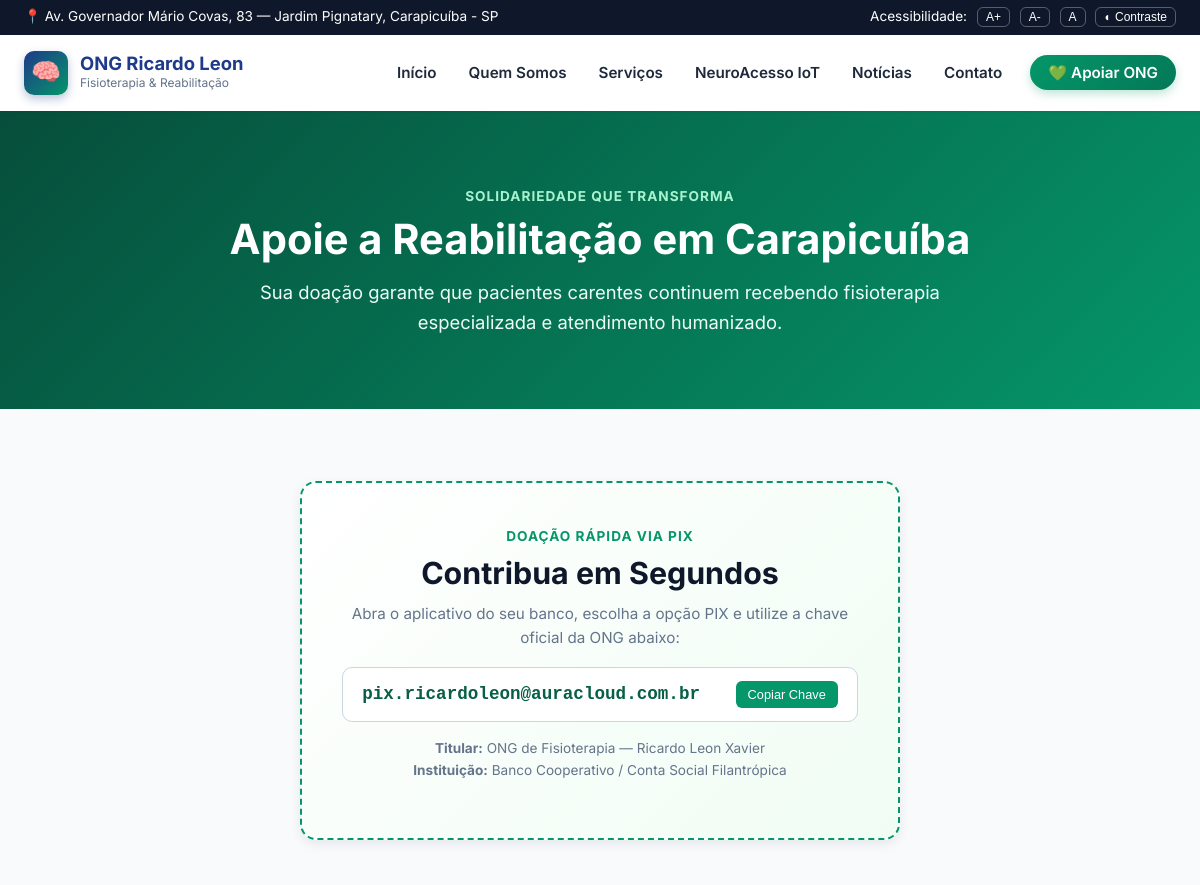
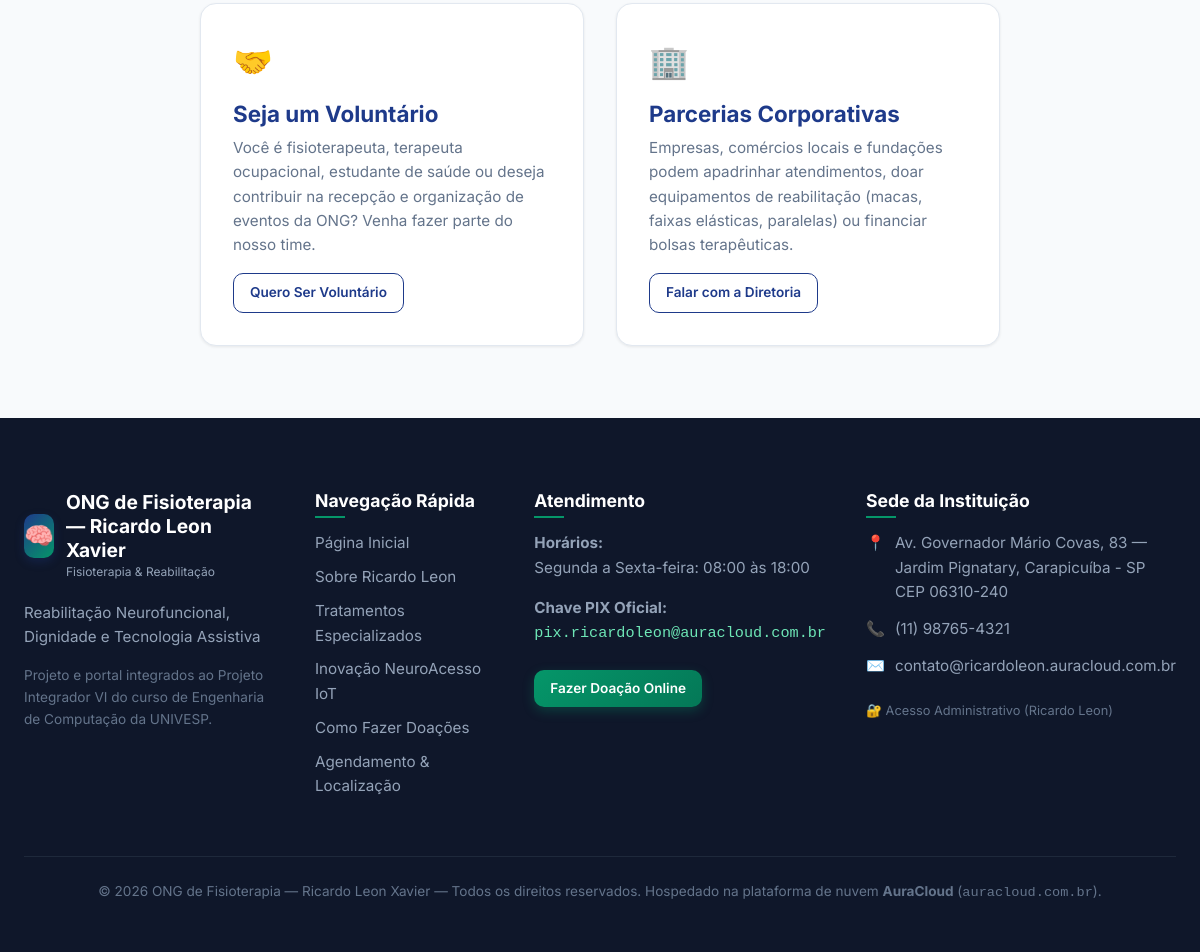
Page /doacoes/ on the committed database (2 pictures, top to bottom).
### institucional/models.py (models this page shows, shortened)
class InformacoesONG(models.Model):
    nome = models.CharField(max_length=200, default="ONG de Fisioterapia — Ricardo Leon Xavier")
    slogan = models.CharField(max_length=255, default="Reabilitação Neurofuncional, Dignidade e Tecnologia Assistiva")
    endereco = models.CharField(max_length=255, default="Av. Governador Mário Covas, 83 — Jardim Pignatary, Carapicuíba - SP")
    cep = models.CharField(max_length=20, default="06310-240")
    telefone = models.CharField(max_length=30, default="(11) 98765-4321")
    email = models.EmailField(default="contato@ricardoleon.auracloud.com.br")
    chave_pix = models.CharField(max_length=100, default="financeiro@ongricardoleon.org.br")
    horario_funcionamento = models.CharField(max_length=150, default="Segunda a Sexta-feira: 08:00 às 18:00")
    sobre_texto = models.TextField(
        default="A ONG de Fisioterapia coordenada por Ricardo Leon Xavier dedica-se ao acolhimento e reabilitação de pessoas com sequelas neurológicas motoras graves decorrentes de AVE, paralisia cerebral e traumas raquimedulares na região de Carapicuíba e Grande São Paulo. Aliamos calor humano, dedicação clínica e a vanguarda da tecnologia assistiva para devolver autonomia e esperança aos nossos assistidos."
    )
    missao = models.TextField(default="Democratizar o acesso à fisioterapia neurofuncional especializada de alta qualidade para famílias em vulnerabilidade social.")
    visao = models.TextField(default="Ser centro de referência comunitária em reabilitação motora humanizada integrada a inovações de bioengenharia e IoT.")
    valores = models.TextField(default="Empatia, Ética, Respeito à Dignidade Humana, Inovação Acessível e Transparência Social.")
    class Meta:
        verbose_name = "Informações da ONG"
        verbose_name_plural = "Informações da ONG"

### institucional/views.py (the view)
# urls.py: path("doacoes/", views.doacoes, name="doacoes"),
def doacoes(request):
    info = get_ong_info()
    return render(request, "doacoes.html", {"info": info})

### institucional/views.py (called while the page is built)
def get_ong_info():
    info = InformacoesONG.objects.first()
    if not info:
        info = InformacoesONG.objects.create()
    return info

### templates/doacoes.html (shortened to what this page needs)
{% extends "base.html" %}
{% block content %}
<section class="section-padding" style="background: linear-gradient(135deg, #064e3b 0%, #059669 100%); color: #fff; text-align: center;">
  <div class="container">
    <span class="section-tag" style="color: #a7f3d0;">Solidariedade que Transforma</span>
    <h1 style="color: #fff; font-size: 2.6rem; margin-bottom: 0.8rem;">Apoie a Reabilitação em Carapicuíba</h1>
    <p style="max-width: 720px; margin: 0 auto; color: #ecfdf5; font-size: 1.15rem;">
      Sua doação garante que pacientes carentes continuem recebendo fisioterapia especializada e atendimento humanizado.
    </p>
  </div>
</section>
<section class="section-padding" style="background: var(--bg-page);">
  <div class="container">
    <div style="max-width: 800px; margin: 0 auto;">
      <div class="pix-box" style="margin-bottom: 3rem;">
        <span class="section-tag">Doação Rápida via PIX</span>
        <h2 style="font-size: 1.9rem; margin-bottom: 0.6rem;">Contribua em Segundos</h2>
        <p style="color: var(--text-muted); font-size: 0.95rem;">
          Abra o aplicativo do seu banco, escolha a opção PIX e utilize a chave oficial da ONG abaixo:
        </p>
        <div class="pix-key-display">
          <span id="pixKeyText">{{ info.chave_pix }}</span>
          <button id="copyPixBtn" class="btn-copy">Copiar Chave</button>
        </div>
        <p style="font-size: 0.85rem; color: #64748b;">
          <strong>Titular:</strong> {{ info.nome }}<br>
          <strong>Instituição:</strong> Banco Cooperativo / Conta Social Filantrópica
        </p>
      </div>
      <div style="display: grid; grid-template-columns: 1fr 1fr; gap: 2rem;">
        <div style="background: #fff; padding: 2rem; border-radius: var(--radius-lg); border: 1px solid var(--border-color); box-shadow: var(--shadow-sm);">
          <div style="font-size: 2rem; margin-bottom: 0.8rem;">🤝</div>
          <h3 style="color: var(--primary);">Seja um Voluntário</h3>
          <p style="color: var(--text-muted); font-size: 0.95rem;">
            Você é fisioterapeuta, terapeuta ocupacional, estudante de saúde ou deseja contribuir na recepção e organização de eventos da ONG? Venha fazer parte do nosso time.
          </p>
          <a href="{% url 'contato' %}" class="btn btn-sm btn-secondary">Quero Ser Voluntário</a>
        </div>
        <div style="background: #fff; padding: 2rem; border-radius: var(--radius-lg); border: 1px solid var(--border-color); box-shadow: var(--shadow-sm);">
          <div style="font-size: 2rem; margin-bottom: 0.8rem;">🏢</div>
          <h3 style="color: var(--primary);">Parcerias Corporativas</h3>
          <p style="color: var(--text-muted); font-size: 0.95rem;">
            Empresas, comércios locais e fundações podem apadrinhar atendimentos, doar equipamentos de reabilitação (macas, faixas elásticas, paralelas) ou financiar bolsas terapêuticas.
          </p>
          <a href="{% url 'contato' %}" class="btn btn-sm btn-secondary">Falar com a Diretoria</a>
        </div>
      </div>
    </div>
  </div>
</section>
{% endblock %}

### templates/base.html (shortened to what this page needs)
{% load static %}
<!DOCTYPE html>
<html lang="pt-BR">
<head>
  <link rel="stylesheet" href="{% static 'css/style.css' %}">
</head>
<body>
  <aside class="top-accessibility-bar" aria-label="Ferramentas de Acessibilidade">
    <div class="container">
      <div>
        <span>📍 {{ info.endereco }}</span>
      </div>
      <div class="accessibility-tools">
        <span>Acessibilidade:</span>
        <button id="increaseFont" title="Aumentar Fonte">A+</button>
        <button id="decreaseFont" title="Diminuir Fonte">A-</button>
        <button id="resetFont" title="Restaurar Fonte">A</button>
        <button id="toggleContrast" title="Alternar Alto Contraste">◐ Contraste</button>
      </div>
    </div>
  </aside>
  <header class="main-header">
    <div class="container">
      <nav class="navbar" role="navigation" aria-label="Menu Principal">
        <a href="{% url 'home' %}" class="brand-logo" title="Página Inicial da ONG">
          <div class="brand-icon">🧠</div>
          <div class="brand-text">
            <h1>ONG Ricardo Leon</h1>
            <p>Fisioterapia & Reabilitação</p>
          </div>
        </a>
        <ul class="nav-links" id="navLinks">
          <li><a href="{% url 'home' %}" class="{% if request.resolver_match.url_name == 'home' %}active{% endif %}">Início</a></li>
          <li><a href="{% url 'sobre' %}" class="{% if request.resolver_match.url_name == 'sobre' %}active{% endif %}">Quem Somos</a></li>
          <li><a href="{% url 'servicos' %}" class="{% if request.resolver_match.url_name == 'servicos' %}active{% endif %}">Serviços</a></li>
          <li><a href="{% url 'neuroacesso' %}" class="{% if request.resolver_match.url_name == 'neuroacesso' %}active{% endif %}">NeuroAcesso IoT</a></li>
          <li><a href="{% url 'noticias' %}" class="{% if request.resolver_match.url_name == 'noticias' or request.resolver_match.url_name == 'noticia_detalhe' %}active{% endif %}">Notícias</a></li>
          <li><a href="{% url 'contato' %}" class="{% if request.resolver_match.url_name == 'contato' %}active{% endif %}">Contato</a></li>
          <li><a href="{% url 'doacoes' %}" class="btn-header-donate">💚 Apoiar ONG</a></li>
        </ul>
      </nav>
    </div>
  </header>
  <main id="conteudo-principal">
    {% block content %}{% endblock %}
  </main>
  <footer class="main-footer">
    <div class="container">
      <div class="footer-grid">
        <div class="footer-col">
          <div class="brand-logo" style="margin-bottom: 1.2rem;">
            <div class="brand-icon">🧠</div>
            <div class="brand-text">
              <h3 style="color: #fff; margin: 0; font-size: 1.2rem;">{{ info.nome }}</h3>
              <p style="color: #94a3b8;">Fisioterapia & Reabilitação</p>
            </div>
          </div>
          <p>{{ info.slogan }}</p>
          <p style="font-size: 0.85rem; color: #64748b;">
            Projeto e portal integrados ao Projeto Integrador VI do curso de Engenharia de Computação da UNIVESP.
          </p>
        </div>
        <div class="footer-col">
          <h4>Navegação Rápida</h4>
          <ul>
            <li><a href="{% url 'home' %}">Página Inicial</a></li>
            <li><a href="{% url 'sobre' %}">Sobre Ricardo Leon</a></li>
            <li><a href="{% url 'servicos' %}">Tratamentos Especializados</a></li>
            <li><a href="{% url 'neuroacesso' %}">Inovação NeuroAcesso IoT</a></li>
            <li><a href="{% url 'doacoes' %}">Como Fazer Doações</a></li>
            <li><a href="{% url 'contato' %}">Agendamento & Localização</a></li>
          </ul>
        </div>
        <div class="footer-col">
          <h4>Atendimento</h4>
          <p><strong>Horários:</strong><br>{{ info.horario_funcionamento }}</p>
          <p><strong>Chave PIX Oficial:</strong><br><code style="color: #6ee7b7;">{{ info.chave_pix }}</code></p>
          <p><a href="{% url 'doacoes' %}" class="btn btn-sm btn-success" style="margin-top: 0.5rem;">Fazer Doação Online</a></p>
        </div>
        <div class="footer-col">
          <h4>Sede da Instituição</h4>
          <div class="footer-contact-item">
            <span>📍</span>
            <span>{{ info.endereco }}<br>CEP {{ info.cep }}</span>
          </div>
          <div class="footer-contact-item">
            <span>📞</span>
            <span>{{ info.telefone }}</span>
          </div>
          <div class="footer-contact-item">
            <span>✉️</span>
            <span>{{ info.email }}</span>
          </div>
          <div style="margin-top: 1.2rem;">
            <a href="/admin/" style="font-size: 0.8rem; color: #64748b;" target="_blank">🔐 Acesso Administrativo (Ricardo Leon)</a>
          </div>
        </div>
      </div>
      <div class="footer-bottom">
        <p>© 2026 {{ info.nome }} — Todos os direitos reservados. Hospedado na plataforma de nuvem <strong>AuraCloud</strong> (<code>auracloud.com.br</code>).</p>
      </div>
    </div>
  </footer>
</body>
</html>

### rows in the picture
InformacoesONG: endereco "Av. Governador Mário Covas, 83 — Jardim Pignatary, Carapicuíba - SP", chave_pix "pix.ricardoleon@auracloud.com.br", nome "ONG de Fisioterapia — Ricardo Leon Xavier", slogan "Reabilitação Neurofuncional, Dignidade e Tecnologia Assistiva", horario_funcionamento "Segunda a Sexta-feira: 08:00 às 18:00", cep "06310-240", telefone "(11) 98765-4321", email "contato@ricardoleon.auracloud.com.br"
